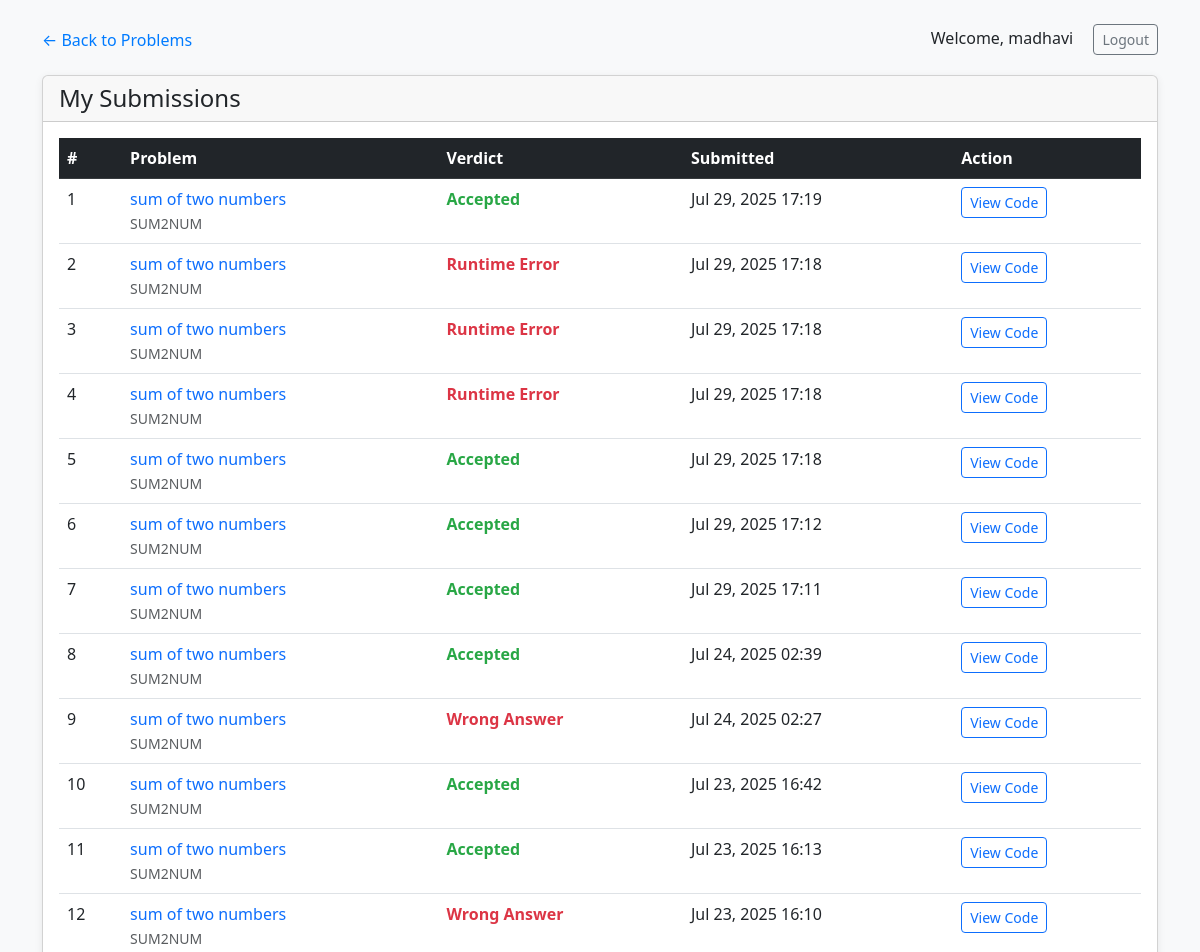
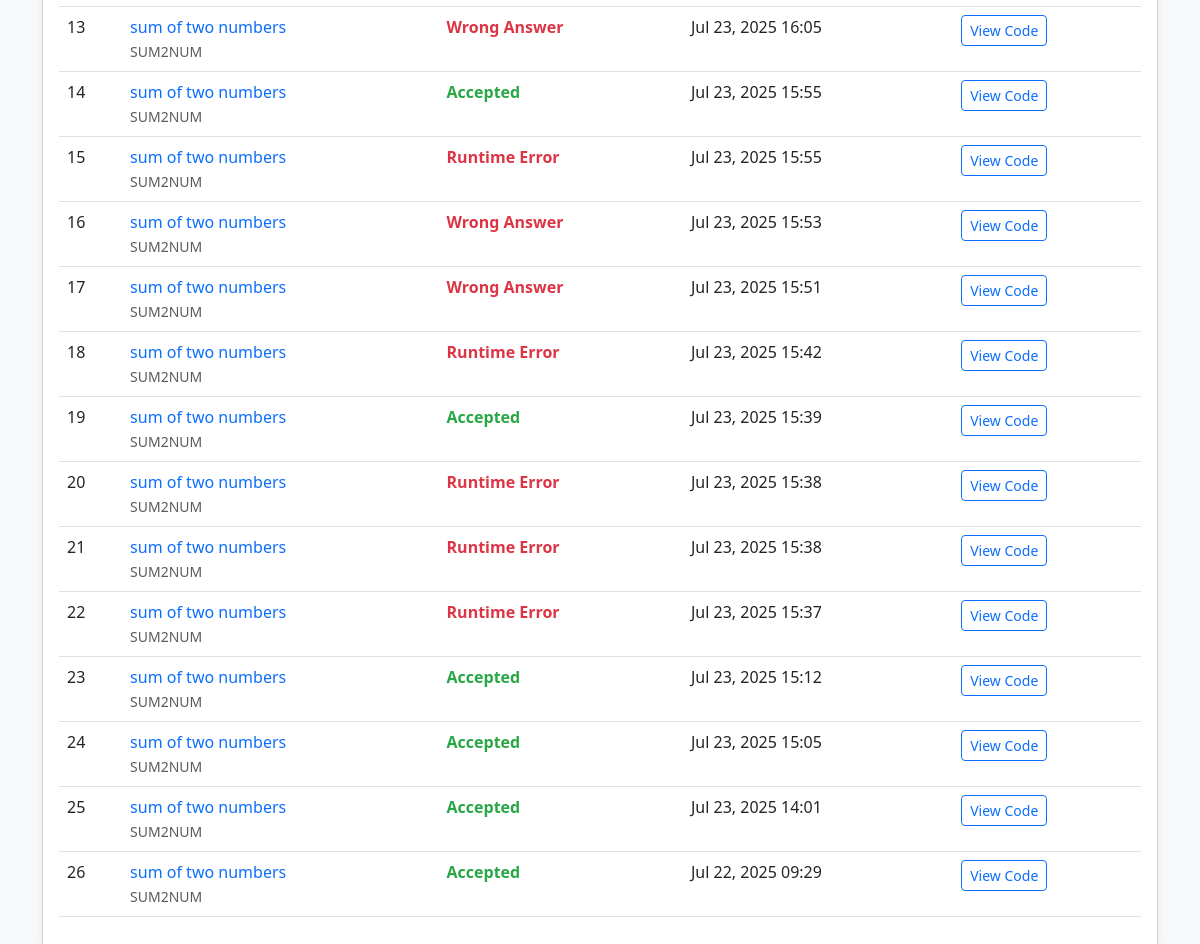
Page /submissions/ (signed in) on the committed database (2 pictures, top to bottom).
### core/models.py (models this page shows, shortened)
class Submission(models.Model):
    LANGUAGE_CHOICES = [
        ('py', 'Python 3'),
        ('cpp', 'C++'),
        ('c', 'C'),
    ]
    VERDICT_CHOICES = [
        ('AC', 'Accepted'),
        ('WA', 'Wrong Answer'),
        ('TLE', 'Time Limit Exceeded'),
        ('RE', 'Runtime Error'),
        ('CE', 'Compilation Error'),
    ]
    problem = models.ForeignKey(Problem, on_delete=models.CASCADE)
    user = models.ForeignKey(User, on_delete=models.CASCADE)
    code_text = models.TextField()
    language = models.CharField(max_length=10, choices=LANGUAGE_CHOICES, default='py')  # Add this field
    verdict = models.CharField(max_length=10, choices=VERDICT_CHOICES)
    submitted = models.DateTimeField(auto_now_add=True)
    class Meta:
        ordering = ['-submitted']

class Problem(models.Model):
    DIFFICULTY = (('E','Easy'),('M','Medium'),('H','Hard'))
    name = models.CharField(max_length=100)
    short_code = models.CharField(max_length=40,unique=True)
    statement = models.TextField()
    difficulty = models.CharField(max_length=1,choices=DIFFICULTY)

### core/views.py (the view)
# urls.py: path('submissions/', submissions_list, name='submissions_list'),
@login_required
def submissions_list(request):
    user_submissions = Submission.objects.filter(
        user=request.user
    ).select_related('problem').order_by('-submitted')
    verdict_filter = request.GET.get('verdict')
    if verdict_filter:
        user_submissions = user_submissions.filter(verdict=verdict_filter)
    context = {
        'submissions': user_submissions[:50],
        'verdict_filter': verdict_filter,
    }
    return render(request, 'submissions.html', context)

### core/templates/submissions.html (shortened to what this page needs)
{% load static %}
<!DOCTYPE html>
<html lang="en">
<head>
    <link href="https://cdn.jsdelivr.net/npm/bootstrap@5.3.0/dist/css/bootstrap.min.css" rel="stylesheet">
</head>
<body>
<div class="container">
    <div class="d-flex justify-content-between align-items-center mt-4 mb-3">
        <a href="{% url 'core:problems_list' %}" class="back-link">&larr; Back to Problems</a>
        <div>
            <span class="me-3">Welcome, {{ user.username }}</span>
            <a href="{% url 'authentication:logout-user' %}" class="btn btn-outline-secondary btn-sm">Logout</a>
        </div>
    </div>
    <div class="card">
        <div class="card-header">
            <h4 class="mb-0">My Submissions</h4>
        </div>
        <div class="card-body">
            {% if submissions %}
            <div class="table-responsive">
                <table class="table table-hover">
                    <thead class="table-dark">
                        <tr>
                            <th>#</th>
                            <th>Problem</th>
                            <th>Verdict</th>
                            <th>Submitted</th>
                            <th>Action</th>
                        </tr>
                    </thead>
                    <tbody>
                        {% for submission in submissions %}
                        <tr>
                            <td>{{ forloop.counter }}</td>
                            <td>
                                <a href="{% url 'core:problem_detail' submission.problem.short_code %}" class="text-decoration-none">
                                    {{ submission.problem.name }}
                                </a>
                                <br>
                                <small class="text-muted">{{ submission.problem.short_code }}</small>
                            </td>
                            <td>
                                <span class="verdict-{{ submission.verdict }}">
                                    {{ submission.get_verdict_display }}
                                </span>
                            </td>
                            <td>{{ submission.submitted|date:"M d, Y H:i" }}</td>
                            <td>
                                <button class="btn btn-sm btn-outline-primary"
                                        onclick="showSubmissionCode('{{ submission.code_text|escapejs }}')">
                                    View Code
                                </button>
                            </td>
                        </tr>
                        {% endfor %}
                    </tbody>
                </table>
            </div>
            {% else %}
            <div class="text-center text-muted py-5">
                <h5>No submissions yet</h5>
                <p>Start solving problems to see your submissions here.</p>
                <a href="{% url 'core:problems_list' %}" class="btn btn-primary">Browse Problems</a>
            </div>
            {% endif %}
        </div>
    </div>
</div>
</body>
</html>

### core/templates/submissions.html (style rules this page uses)
body { background: #f8f9fa; }
.card { margin-top: 20px; box-shadow: 0 2px 8px rgba(0,0,0,0.07); }
.verdict-AC { color: #28a745; font-weight: bold; }
.verdict-WA { color: #dc3545; font-weight: bold; }
.verdict-RE { color: #dc3545; font-weight: bold; }
.back-link { text-decoration: none; color: #007bff; }

### rows in the picture
Submission: problem.name "sum of two numbers", problem.short_code "SUM2NUM", verdict "Accepted", submitted "Jul 29, 2025 17:19"
Submission: problem.name "sum of two numbers", problem.short_code "SUM2NUM", verdict "Runtime Error", submitted "Jul 29, 2025 17:18"
Submission: problem.name "sum of two numbers", problem.short_code "SUM2NUM", verdict "Runtime Error", submitted "Jul 29, 2025 17:18"
Submission: problem.name "sum of two numbers", problem.short_code "SUM2NUM", verdict "Runtime Error", submitted "Jul 29, 2025 17:18"
Submission: problem.name "sum of two numbers", problem.short_code "SUM2NUM", verdict "Accepted", submitted "Jul 29, 2025 17:18"
Submission: problem.name "sum of two numbers", problem.short_code "SUM2NUM", verdict "Accepted", submitted "Jul 29, 2025 17:12"
Submission: problem.name "sum of two numbers", problem.short_code "SUM2NUM", verdict "Accepted", submitted "Jul 29, 2025 17:11"
Submission: problem.name "sum of two numbers", problem.short_code "SUM2NUM", verdict "Accepted", submitted "Jul 24, 2025 02:39"
Submission: problem.name "sum of two numbers", problem.short_code "SUM2NUM", verdict "Wrong Answer", submitted "Jul 24, 2025 02:27"
Submission: problem.name "sum of two numbers", problem.short_code "SUM2NUM", verdict "Accepted", submitted "Jul 23, 2025 16:42"
Submission: problem.name "sum of two numbers", problem.short_code "SUM2NUM", verdict "Accepted", submitted "Jul 23, 2025 16:13"
Submission: problem.name "sum of two numbers", problem.short_code "SUM2NUM", verdict "Wrong Answer", submitted "Jul 23, 2025 16:10"
Submission: problem.name "sum of two numbers", problem.short_code "SUM2NUM", verdict "Wrong Answer", submitted "Jul 23, 2025 16:05"
Submission: problem.name "sum of two numbers", problem.short_code "SUM2NUM", verdict "Accepted", submitted "Jul 23, 2025 15:55"
Submission: problem.name "sum of two numbers", problem.short_code "SUM2NUM", verdict "Runtime Error", submitted "Jul 23, 2025 15:55"
Submission: problem.name "sum of two numbers", problem.short_code "SUM2NUM", verdict "Wrong Answer", submitted "Jul 23, 2025 15:53"
Submission: problem.name "sum of two numbers", problem.short_code "SUM2NUM", verdict "Wrong Answer", submitted "Jul 23, 2025 15:51"
Submission: problem.name "sum of two numbers", problem.short_code "SUM2NUM", verdict "Runtime Error", submitted "Jul 23, 2025 15:42"
Submission: problem.name "sum of two numbers", problem.short_code "SUM2NUM", verdict "Accepted", submitted "Jul 23, 2025 15:39"
Submission: problem.name "sum of two numbers", problem.short_code "SUM2NUM", verdict "Runtime Error", submitted "Jul 23, 2025 15:38"
Submission: problem.name "sum of two numbers", problem.short_code "SUM2NUM", verdict "Runtime Error", submitted "Jul 23, 2025 15:38"
Submission: problem.name "sum of two numbers", problem.short_code "SUM2NUM", verdict "Runtime Error", submitted "Jul 23, 2025 15:37"
Submission: problem.name "sum of two numbers", problem.short_code "SUM2NUM", verdict "Accepted", submitted "Jul 23, 2025 15:12"
Submission: problem.name "sum of two numbers", problem.short_code "SUM2NUM", verdict "Accepted", submitted "Jul 23, 2025 15:05"
Submission: problem.name "sum of two numbers", problem.short_code "SUM2NUM", verdict "Accepted", submitted "Jul 23, 2025 14:01"
Submission: problem.name "sum of two numbers", problem.short_code "SUM2NUM", verdict "Accepted", submitted "Jul 22, 2025 09:29"

### other values in the picture
{{ user.username }} "madhavi"
